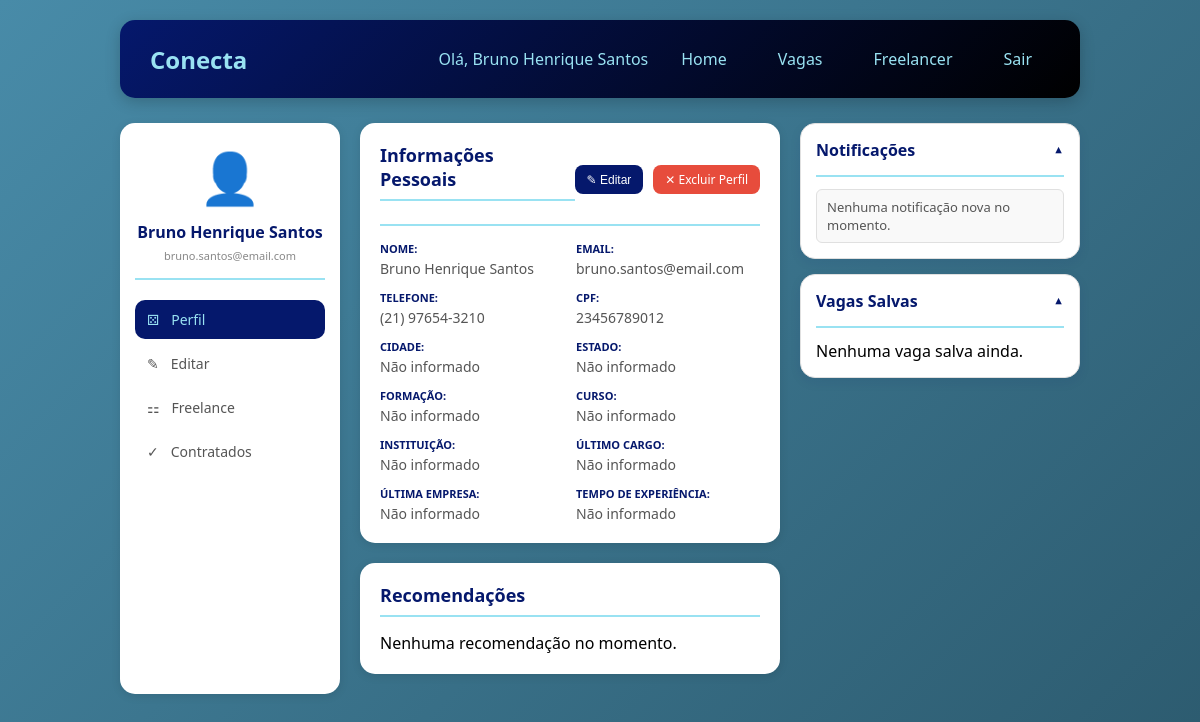
/home (signed in), run on the app's committed database.
### tables this page shows
CREATE TABLE funcionarios (
        id_funcionario INTEGER PRIMARY KEY AUTOINCREMENT, 
        nome TEXT,
        email TEXT,
        senha TEXT,
        telefone TEXT,
        cpf TEXT NOT NULL UNIQUE    
    );

### routes/home.py (the view, shortened to what this page needs)
@bp_home.route('/home')
def home_pag():
    if 'usuario_id' not in session:
        return redirect('/')
    tipo = session.get('tipo')
    id_usuario = session.get('usuario_id')
    if tipo == 'funcionario':
        candidaturas = CandidaturaCRUD.listar_candidaturas_funcionario(id_usuario)
        vagas_recomendadas = Match.melhores_vagas(id_usuario, limite=5)
        funcionario = FuncionarioCRUD.buscar_por_id(id_usuario)
        questionario = QuestionarioCRUD.buscar_por_funcionario(id_usuario)
        competencias_usuario = Competencia.listar_do_funcionario(id_usuario)
        todas_competencias = Competencia.listar_todas()
        contratacoes = Contratacao.listar_contratacao(id_usuario)
        meus_freelances = Freelancer.listar_por_funcionario(id_usuario)
        if funcionario:
            session['usuario_nome'] = funcionario.get('nome')
        return render_template('home/home_func.html', nome=session.get('usuario_nome'), tipo=tipo,
                             candidaturas=candidaturas,vagas_recomendadas=vagas_recomendadas,
                             funcionario=funcionario,questionario=questionario,
                             competencias_usuario=competencias_usuario,todas_competencias=todas_competencias,
                             contratacoes=contratacoes,meus_freelances=meus_freelances)
    return redirect('/')

### CRUDs/candidatura.py (called while the page is built)
    @staticmethod
    def listar_candidaturas_funcionario(id_funcionario):
        conn = get_connection()
        try:
            cursor = conn.cursor()
            cursor.execute('''
                SELECT c.*, v.titulo, v.descricao, v.salario, e.nome as empresa_nome,
                       c.data_candidatura
                FROM candidaturas c
                JOIN vagas v ON c.id_vaga = v.id_vaga
                JOIN empresas e ON v.id_empresa = e.id_empresa
                WHERE c.id_funcionario = ?
                ORDER BY c.data_candidatura DESC
            ''', (id_funcionario,))
            return cursor.fetchall()
        finally:
            conn.close()

    @staticmethod
    def calcular(id_funcionario, id_vaga):
        conn = get_connection()
        try:
            cursor = conn.cursor()
            cursor.execute('SELECT COUNT(*) as total FROM vaga_competencias WHERE id_vaga = ?', (id_vaga,))
            total_vaga = cursor.fetchone()['total']
            if total_vaga == 0:
                return 0
            cursor.execute('''
                SELECT COUNT(*) as match
                FROM funcionario_competencias
                WHERE id_funcionario = ?
                AND id_competencia IN (SELECT id_competencia FROM vaga_competencias WHERE id_vaga = ?)
            ''', (id_funcionario, id_vaga))
            match_comp = cursor.fetchone()['match']
            percent_comp = (match_comp / total_vaga) * 100  #
            return round(percent_comp)
        finally:
            conn.close()

    @staticmethod
    def listar_melhores(id_funcionario, limite=20):
        conn = get_connection()
        try:
            cursor = conn.cursor()
            cursor.execute('''
                SELECT v.*, e.nome as empresa_nome
                FROM vagas v
                JOIN empresas e ON v.id_empresa = e.id_empresa
                ORDER BY v.id_vaga DESC
            ''')
            vagas = cursor.fetchall()
            resultado = []
            for vaga in vagas:
                match = MatchCRUD.calcular(id_funcionario, vaga['id_vaga'])
                if match > 0:
                    vaga_dict = dict(vaga)
                    vaga_dict['match_percent'] = match
                    resultado.append(vaga_dict)
            resultado.sort(key=lambda x: x['match_percent'], reverse=True)
            return resultado[:limite]
        finally:
            conn.close()

### templates/home/home_func.html (shortened to what this page needs)
{% extends "menu.html" %}
{% from "macros/dropdowns.html" import select_estado, select_formacao, select_experiencia %}
{% block content %}
<div class="dashboard-container">
    <div class="sidebar">
        <div class="perfil-resumo">
            <div class="avatar"> 👤</div>
            <h3>{{ session.usuario_nome }}</h3>
            <p>{{ funcionario.email if funcionario else 'usuario@email.com' }}</p>
        </div>
    <nav class="menu-lateral">
    <a href="#" class="menu-item active" onclick="mostrarSecao('perfil'); return false;">
        <span class="icone">⚄</span> Perfil
    </a>
    <a href="#" class="menu-item" onclick="mostrarSecao('editar'); return false;">
        <span class="icone">✎</span> Editar
    </a>
    <a href="#" class="menu-item" onclick="mostrarSecao('freelance'); return false;">
        <span class="icone">⚏</span> Freelance
    </a>
    <a href="#" class="menu-item" onclick="mostrarSecao('contratados'); return false;">
        <span class="icone">✓</span> Contratados
    </a>
</nav>
    </div>
    <div class="conteudo-central">
        <div id="secao-perfil" class="secao-info">
    <div class="info-usuario">
        <div class="section-header">
            <h2>Informações Pessoais</h2>
            <div class="botoes-header-acoes" style="display: flex; gap: 10px;">
                <button class="btn-editar" onclick="ativarEdicao()">✎ Editar</button>
                <a href="#" class="btn-excluir-perfil-header" onclick="confirmarExcluirPerfil(); return false;">✕ Excluir Perfil</a>
            </div>
        </div>
                <div id="view-mode">
                    <div class="campos-info">
                        {% for label, id, value in campos %}
                        <div class="campo">
                            <label>{{ label }}:</label>
                            <span id="view-{{ id }}">{{ value }}</span>
                        </div>
                        {% endfor %}
                    </div>
                </div>
            </div>
        </div>
        <div class="recomendacoes-section">
            <h2>Recomendações</h2>
            <div class="recomendacoes-lista">
                {% if vagas_recomendadas %}
                    {% for vaga in vagas_recomendadas[:3] %}
                    <div class="recomendacao-card">
                        <div class="recomendacao-header">
                            <span class="recomendacao-titulo">{{ vaga.titulo }}</span>
                            <span class="match-badge">{{ vaga.match_percent }}%</span>
                        </div>
                        <div class="recomendacao-empresa">{{ vaga.empresa_nome }}</div>
                        <a href="{{ url_for('candidatar_se.detalhe_vaga', id_vaga=vaga.id_vaga) }}" class="btn-ver-recomendacao">Ver vaga →</a>
                    </div>
                    {% endfor %}
                {% else %}
                    <p class="sem-dados">Nenhuma recomendação no momento.</p>
                {% endif %}
            </div>
        </div>
    </div>
    <div class="sidebar-direita-accordion">
        <details class="accordion-item" open>
            <summary class="accordion-header">
                <h2>Notificações</h2>
                <span class="accordion-seta">▼</span>
            </summary>
            <div class="accordion-conteudo">
                <div class="notification-box">
                    <p>Nenhuma notificação nova no momento.</p>
                </div>
            </div>
        </details>
        <details class="accordion-item" open>
            <summary class="accordion-header">
                <h2>Vagas Salvas</h2>
                <span class="accordion-seta">▼</span>
            </summary>
            <div class="accordion-conteudo">
                {% if candidaturas %}
                <div class="candidaturas-scroll">
                    <div class="candidaturas-lista">
                        {% for c in candidaturas %}
                        <div class="candidatura-wrapper">
                            <a href="{{ url_for('candidatar_se.detalhe_vaga', id_vaga=c.id_vaga) }}" class="candidatura-link">
                                <div class="candidatura-card">
                                    <div class="candidatura-header">
                                        <span class="cargo">{{ c.titulo }}</span>
                                        <span class="data">{{ c.data_candidatura[:10] if c.data_candidatura else 'Data' }}</span>
                                    </div>
                                    <div class="empresa">{{ c.empresa_nome }}</div>
                                </div>
                            </a>
                            <button class="btn-deletar" onclick="deletarCandidatura('{{ c.id_candidatura }}')" title="Cancelar candidatura">✕</button>
                        </div>
                        {% endfor %}
                    </div>
                </div>
                {% else %}
                <div class="sem-candidaturas"><p>Nenhuma vaga salva ainda.</p></div>
                {% endif %}
            </div>
        </details>
    </div>
</div>
{% endblock %}

### templates/menu.html (shortened to what this page needs)
<!DOCTYPE html>
<html lang="pt-br">
<head>
    <link rel="stylesheet" href="{{ url_for('static', filename='css/home/homef.css') }}">
</head>
<body>
    <div class="container">
        <div class="header">
            <div class="logo">Conecta</div>
            <div class="user-info">
                <span>Olá, {{ session.usuario_nome }}</span>
                <a href="/home" class="btn-back">Home</a>
                <a href="/vagas" class="btn-back">Vagas</a>
                <a href="/freelancer" class="btn-back">Freelancer</a>
                <a href="/logout" class="btn-logout">Sair</a>
            </div>
        </div>
        <div class="content">
            {% block content %}
            {% endblock %}
        </div>
    </div>
</body>
</html>

### static/css/home/homef.css (style rules this page uses)
* { margin: 0; padding: 0; box-sizing: border-box; }
body { font-family: 'Segoe UI', Tahoma, Geneva, Verdana, sans-serif; background: linear-gradient(135deg, #488BA8 0%, #2c5a6e 100%); min-height: 100vh; }
.container { max-width: 1000px; margin: 0 auto; padding: 20px; }
.header { background: linear-gradient(135deg, #05186c 0%, #000000 100%); color: #99E2F2; padding: 20px 30px; border-radius: 15px; display: flex; justify-content: space-between; align-items: center; margin-bottom: 25px; box-shadow: 0 4px 15px rgba(0, 0, 0, 0.2); }
.logo { font-size: 24px; font-weight: bold; color: #99E2F2; }
.user-info { display: flex; gap: 15px; align-items: center; margin-left: auto; }
.btn-back, .btn-logout { color: #99E2F2; text-decoration: none; padding: 8px 18px; border-radius: 8px; transition: 0.3s; font-weight: 500; }
.dashboard-container { display: flex; gap: 20px; margin-top: 20px; }
.sidebar, .info-usuario, .recomendacoes-section, .vagas-salvas-container { background: white; border-radius: 15px; padding: 20px; box-shadow: 0 2px 10px rgba(0, 0, 0, 0.1); }
.sidebar { width: 220px; padding: 20px 15px; }
.info-usuario, .recomendacoes-section { margin-bottom: 20px; }
.info-usuario h2, .recomendacoes-section h2, .vagas-salvas-container h2.titulo-direita, .section-header { color: #05186c; font-size: 18px; margin-bottom: 15px; padding-bottom: 8px; border-bottom: 2px solid #99E2F2; }
.section-header { display: flex; justify-content: space-between; align-items: center; }
.perfil-resumo { text-align: center; padding-bottom: 15px; border-bottom: 2px solid #99E2F2; margin-bottom: 20px; }
.perfil-resumo .avatar { font-size: 50px; margin-bottom: 10px; }
.perfil-resumo h3 { color: #05186c; font-size: 16px; margin-bottom: 5px; }
.perfil-resumo p { color: #888; font-size: 11px; }
.menu-lateral { display: flex; flex-direction: column; gap: 5px; }
.menu-item { display: flex; align-items: center; gap: 12px; padding: 10px 12px; border-radius: 10px; color: #555; text-decoration: none; transition: 0.3s; font-size: 14px; }
.menu-item.active { background: #05186c; color: #99E2F2; }
.conteudo-central { flex: 1; min-width: 0; }
.campos-info { display: grid; grid-template-columns: repeat(2, 1fr); gap: 12px; }
.campos-info .campo { display: flex; flex-direction: column; gap: 3px; }
.campos-info .campo label { color: #05186c; font-size: 11px; font-weight: 600; text-transform: uppercase; }
.campos-info .campo span { color: #555; font-size: 14px; }
.recomendacoes-lista, .pessoas-container, .candidaturas-lista, .contratados-gavetas-lista, .freelances-lista { display: flex; flex-direction: column; }
.recomendacoes-lista { gap: 10px; }
.btn-editar, .btn-add-comp { background: #05186c; color: white; border: none; padding: 6px 12px; border-radius: 8px; cursor: pointer; font-size: 12px; transition: 0.3s; }
.btn-excluir-perfil-header { background: #e74c3c; color: white; text-decoration: none; padding: 6px 12px; border-radius: 8px; cursor: pointer; font-size: 12px; font-weight: 500; display: inline-flex; align-items: center; transition: 0.3s; }
.sidebar-direita-accordion { width: 280px; display: flex; flex-direction: column; gap: 15px; }
.accordion-item { background: white; border-radius: 15px; padding: 15px; box-shadow: 0 2px 10px rgba(0, 0, 0, 0.1); border: 1px solid #e0e0e0; transition: all 0.3s ease; }
.accordion-item[open] { box-shadow: 0 4px 12px rgba(5, 24, 108, 0.08); }
.accordion-header { display: flex; justify-content: space-between; align-items: center; cursor: pointer; list-style: none; }
.accordion-header h2 { color: #05186c; font-size: 16px; font-weight: 600; margin: 0; padding-bottom: 2px; }
.accordion-seta { font-size: 11px; color: #05186c; transition: transform 0.2s ease; }
.accordion-item[open] .accordion-seta { transform: rotate(180deg); }
.accordion-conteudo { margin-top: 12px; padding-top: 12px; border-top: 2px solid #99E2F2; animation: fadeIn 0.3s ease-in-out; }
.notification-box { padding: 8px 10px; background: #f9f9f9; border-radius: 6px; border: 1px solid #e0e0e0; color: #555; font-size: 13px; }

### data on the page
funcionarios: usuario_nome "Bruno Henrique Santos", email "bruno.santos@email.com", label "NOME", nome "Bruno Henrique Santos", label "EMAIL", label "TELEFONE", telefone "(21) 97654-3210", label "CPF", cpf "23456789012"

### other printed values
{{ label }} "CIDADE" "ESTADO" "FORMAÇÃO" "CURSO" "INSTITUIÇÃO" "ÚLTIMO CARGO" "ÚLTIMA EMPRESA" "TEMPO DE EXPERIÊNCIA"
{{ value }} "Não informado" "Não informado" "Não informado" "Não informado" "Não informado" "Não informado" "Não informado" "Não informado"
